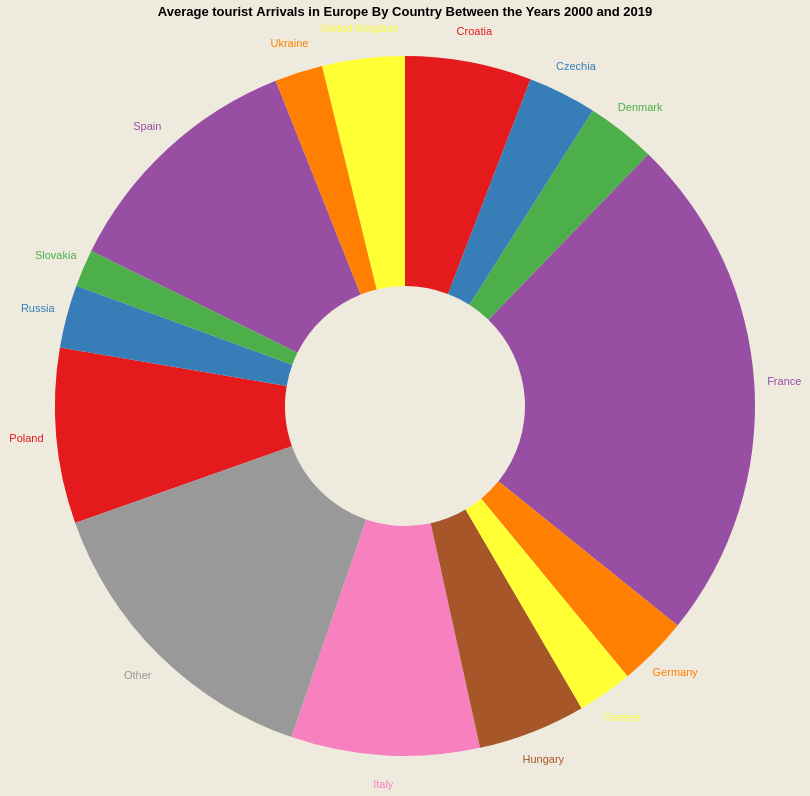

Specify this chart in Vega-Lite:
### Vega-Lite specification from a JSON file in a GitHub repository (floating-point values rounded to 4 significant figures)
{"$schema": "https://vega.github.io/schema/vega-lite/v4.json", "width": 800, "height": 600, "background": "#EEEADD", "title": "Average tourist Arrivals in Europe By Country Between the Years 2000 and 2019", "description": "A donut chart representing the number of tourists that visit each country on average.", "data": {"name": "table", "values": [{"country": "France", "value": 199200000.0}, {"country": "Spain", "value": 98706350}, {"country": "Italy", "value": 73570000.0}, {"country": "Poland", "value": 68472600}, {"country": "Croatia", "value": 49382150}, {"country": "Hungary", "value": 42129100}, {"country": "United Kingdom", "value": 32233250}, {"country": "Denmark", "value": 27220000.0}, {"country": "Germany", "value": 27428400}, {"country": "Czechia", "value": 26810000.0}, {"country": "Russia", "value": 24676600}, {"country": "Greece", "value": 21517500}, {"country": "Ukraine", "value": 18684100}, {"country": "Slovakia", "value": 14526000}, {"country": "Other", "value": 121000000.0}]}, "layer": [{"mark": {"type": "arc", "innerRadius": 120, "outerRadius": 350}, "encoding": {"tooltip": [{"field": "country", "type": "nominal", "title": "Country Name"}, {"field": "value", "type": "quantitative", "title": "Avg. Number of Tourists"}], "color": {"field": "country", "scale": {"scheme": "set1"}}}}, {"mark": {"type": "text", "radius": 380}, "encoding": {"text": {"field": "country", "type": "nominal"}}}], "encoding": {"theta": {"field": "value", "type": "quantitative", "stack": true}, "color": {"field": "country", "type": "nominal", "legend": null}}, "view": {"stroke": null}}
